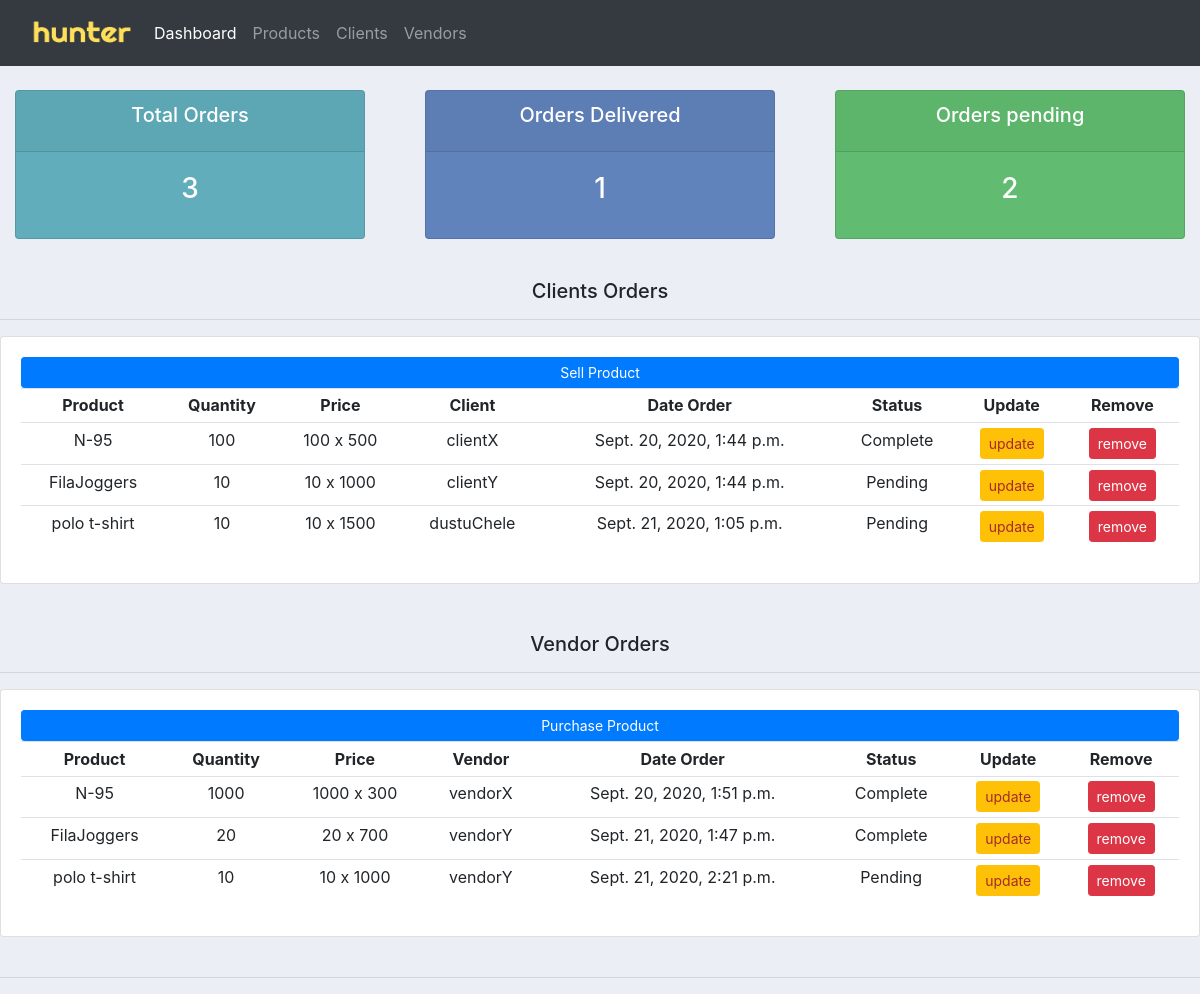
The page / on the database its author committed.
### accounts/models.py (models this page shows, shortened)
class Client_Order(models.Model):
    STATUS =(
    ('Complete','Complete'),('Pending','Pending'),('Out for delivery','Out for delivery'),
    )
    client = models.ForeignKey(Client, null=True, on_delete = models.SET_NULL)
    product = models.ForeignKey(Product, null=True, on_delete = models.SET_NULL)
    quantity = models.IntegerField(null=True)
    status = models.CharField(max_length=50, null=True, choices=STATUS)
    date_created = models.DateTimeField(auto_now_add=True, null=True)

class Product(models.Model):
    name = models.CharField(max_length=50, null=True)
    description = models.CharField(max_length=200, null=True)
    quantity = models.IntegerField(null=True)
    buy_Price = models.IntegerField(null=True)
    sell_Price = models.IntegerField(null=True)
    date_created = models.DateTimeField(auto_now_add=True, null=True)
    tags = models.ForeignKey(Tag, null=True, on_delete = models.SET_NULL)
    def __str__(self):
        return self.name

class Client(models.Model):
    name = models.CharField(max_length=50, null=True)
    email = models.CharField(max_length=50, null=True)
    phone = models.CharField(max_length=11, null=True)
    date_created = models.DateTimeField(auto_now_add=True, null=True)
    def __str__(self):
        return self.name

class Vendor_Order(models.Model):
    STATUS =(
    ('Complete','Complete'),('Pending','Pending'),
    )
    product = models.ForeignKey(Product, null=True, on_delete = models.SET_NULL)
    vendor = models.ForeignKey(Vendor, null=True, on_delete = models.SET_NULL)
    quantity = models.IntegerField(null=True)
    status = models.CharField(max_length=50, null=True, choices=STATUS)
    date_created = models.DateTimeField(auto_now_add=True, null=True)

class Vendor(models.Model):
    name = models.CharField(max_length=50, null=True)
    email = models.CharField(max_length=50, null=True)
    phone = models.CharField(max_length=11, null=True)
    date_created = models.DateTimeField(auto_now_add=True, null=True)
    tags = models.ForeignKey(Tag, null=True, on_delete = models.SET_NULL)
    def __str__(self):
        return self.name

### accounts/views.py (the view)
# urls.py: path('', views.home,name='dashboard'),
def home(request):
    client_orders = Client_Order.objects.all()
    vendor_orders = Vendor_Order.objects.all()
    clients = Client.objects.all()
    vendors = Vendor.objects.all()
    total_clients = clients.count()
    total_orders = client_orders.count()
    complete = client_orders.filter(status="Complete").count()
    pending = client_orders.filter(status="Pending").count()
    context = {'client_orders':client_orders,'clients':clients,
    'vendor_orders':vendor_orders,'vendors':vendors,'total_orders':total_orders,
    'complete':complete,'pending':pending,'total_clients':total_clients}
    return render(request,'accounts/dashboard.html',context)

### accounts/templates/accounts/dashboard.html
{% extends 'accounts/main.html' %}
{% block content %}
{% include 'accounts/status.html' %}
<br>
<div class="row">
  <div class="col-md text-center">
      <h5>Clients Orders</h5>
      <hr>
      <div class="card card-body">
          <a href="{% url 'corder'%}" class="btn btn-primary btn-sm btn-block">Sell Product</a>
          <table class="table table-sm ">
              <tr>
                  <th>Product</th>
                  <th>Quantity</th>
                  <th>Price</th>
                  <th>Client</th>
                  <th>Date Order</th>
                  <th>Status</th>
                  <th>Update</th>
                  <th>Remove</th>
              </tr>
              {% for i in client_orders %}
              <tr>
                <td>{{i.product}}</td>
                <td>{{i.quantity}}</td>
                <td>{{i.quantity}} x {{i.product.sell_Price}}</td>
                <td>{{i.client}}</td>
                <td>{{i.date_created}}</td>
                <td>{{i.status}}</td>
                  <td><a class="btn btn-sm btn-warning" href="{% url 'corderupdate' i.id %}" style="color:brown">update</a></td>
                <td ><a class="btn btn-sm btn-danger" href="{% url 'deleteOrderC' i.id %}" style="color:white">remove</a></td>
              </tr>
              {% endfor %}
          </table>
      </div>
  </div>
</div>
<br>
<br>
<div class="row">
    <div class="col-md text-center">
        <h5>Vendor Orders</h5>
        <hr>
        <div class="card card-body">
            <a href="{% url 'vorder'%}" class="btn btn-primary btn-sm btn-block">Purchase Product</a>
            <table class="table table-sm ">
                <tr>
                    <th>Product</th>
                    <th>Quantity</th>
                    <th>Price</th>
                    <th>Vendor</th>
                    <th>Date Order</th>
                    <th>Status</th>
                    <th>Update</th>
                    <th>Remove</th>
                </tr>
                {% for i in vendor_orders %}
                <tr>
                  <td>{{i.product}}</td>
                  <td>{{i.quantity}}</td>
                  <td>{{i.quantity}} x {{i.product.buy_Price}}</td>
                  <td>{{i.vendor}}</td>
                  <td>{{i.date_created}}</td>
                  <td>{{i.status}}</td>
                  <td><a class="btn btn-sm btn-warning" href="{% url 'vorderupdate' i.id %}" style="color:brown">update</a></td>
                  <td ><a class="btn btn-sm btn-danger" href="{% url 'deleteOrder' i.id %}" style="color:white">remove</a></td>
                </tr>
                {% endfor %}
            </table>
        </div>
    </div>
  </div>
<br>
{% endblock %}

### static/css/main.css (style rules this page uses)
body { background-color: #ebeff5; }

### rows shown on the page
Client_Order: product "N-95", quantity "100", product.sell_Price "500", client "clientX", date_created "Sept. 20, 2020, 1:44 p.m.", status "Complete"
Client_Order: product "FilaJoggers", quantity "10", product.sell_Price "1000", client "clientY", date_created "Sept. 20, 2020, 1:44 p.m.", status "Pending"
Client_Order: product "polo t-shirt", quantity "10", product.sell_Price "1500", client "dustuChele", date_created "Sept. 21, 2020, 1:05 p.m.", status "Pending"
Vendor_Order: product "N-95", quantity "1000", product.buy_Price "300", vendor "vendorX", date_created "Sept. 20, 2020, 1:51 p.m.", status "Complete"
Vendor_Order: product "FilaJoggers", quantity "20", product.buy_Price "700", vendor "vendorY", date_created "Sept. 21, 2020, 1:47 p.m.", status "Complete"
Vendor_Order: product "polo t-shirt", quantity "10", product.buy_Price "1000", vendor "vendorY", date_created "Sept. 21, 2020, 2:21 p.m.", status "Pending"

### other values the page prints
{{ total_orders }} "3"
{{ complete }} "1"
{{ pending }} "2"
